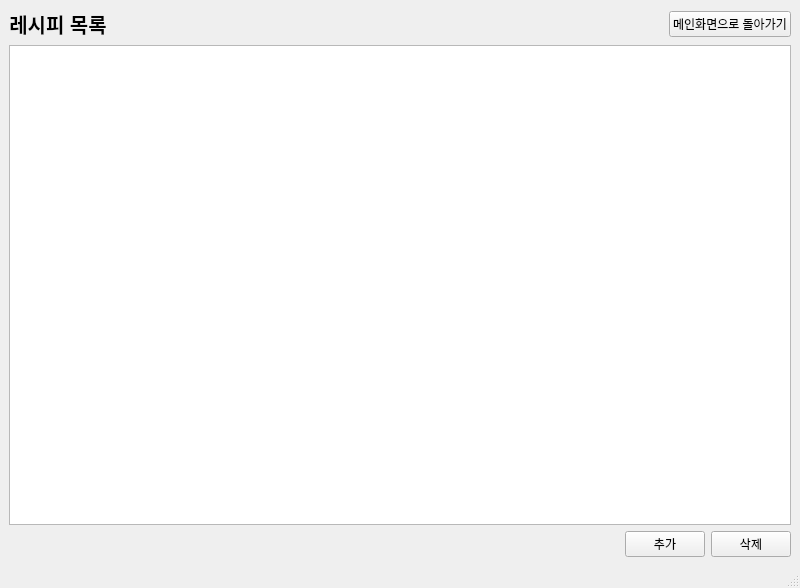
<?xml version="1.0" encoding="UTF-8"?>
<ui version="4.0">
 <class>Recipe_List</class>
 <widget class="QMainWindow" name="Recipe_List">
  <property name="geometry">
   <rect>
    <x>0</x>
    <y>0</y>
    <width>800</width>
    <height>588</height>
   </rect>
  </property>
  <property name="windowTitle">
   <string>OOP_Project</string>
  </property>
  <widget class="QWidget" name="centralwidget">
   <layout class="QVBoxLayout" name="verticalLayout">
    <item>
     <layout class="QHBoxLayout" name="horizontalLayout_2">
      <item>
       <widget class="QLabel" name="label">
        <property name="font">
         <font>
          <pointsize>15</pointsize>
          <bold>true</bold>
         </font>
        </property>
        <property name="text">
         <string>레시피 목록</string>
        </property>
        <property name="alignment">
         <set>Qt::AlignCenter</set>
        </property>
       </widget>
      </item>
      <item>
       <spacer name="horizontalSpacer">
        <property name="orientation">
         <enum>Qt::Horizontal</enum>
        </property>
        <property name="sizeHint" stdset="0">
         <size>
          <width>40</width>
          <height>20</height>
         </size>
        </property>
       </spacer>
      </item>
      <item>
       <widget class="QPushButton" name="MainButton">
        <property name="text">
         <string>메인화면으로 돌아가기</string>
        </property>
       </widget>
      </item>
     </layout>
    </item>
    <item>
     <widget class="QListWidget" name="listWidget"/>
    </item>
    <item>
     <layout class="QHBoxLayout" name="horizontalLayout">
      <item>
       <spacer name="horizontalSpacer_2">
        <property name="orientation">
         <enum>Qt::Horizontal</enum>
        </property>
        <property name="sizeHint" stdset="0">
         <size>
          <width>40</width>
          <height>20</height>
         </size>
        </property>
       </spacer>
      </item>
      <item>
       <widget class="QPushButton" name="AddButton">
        <property name="text">
         <string>추가</string>
        </property>
       </widget>
      </item>
      <item>
       <widget class="QPushButton" name="DeleteButton">
        <property name="text">
         <string>삭제</string>
        </property>
       </widget>
      </item>
     </layout>
    </item>
   </layout>
  </widget>
  <widget class="QStatusBar" name="statusbar"/>
 </widget>
 <resources/>
 <connections/>
</ui>
